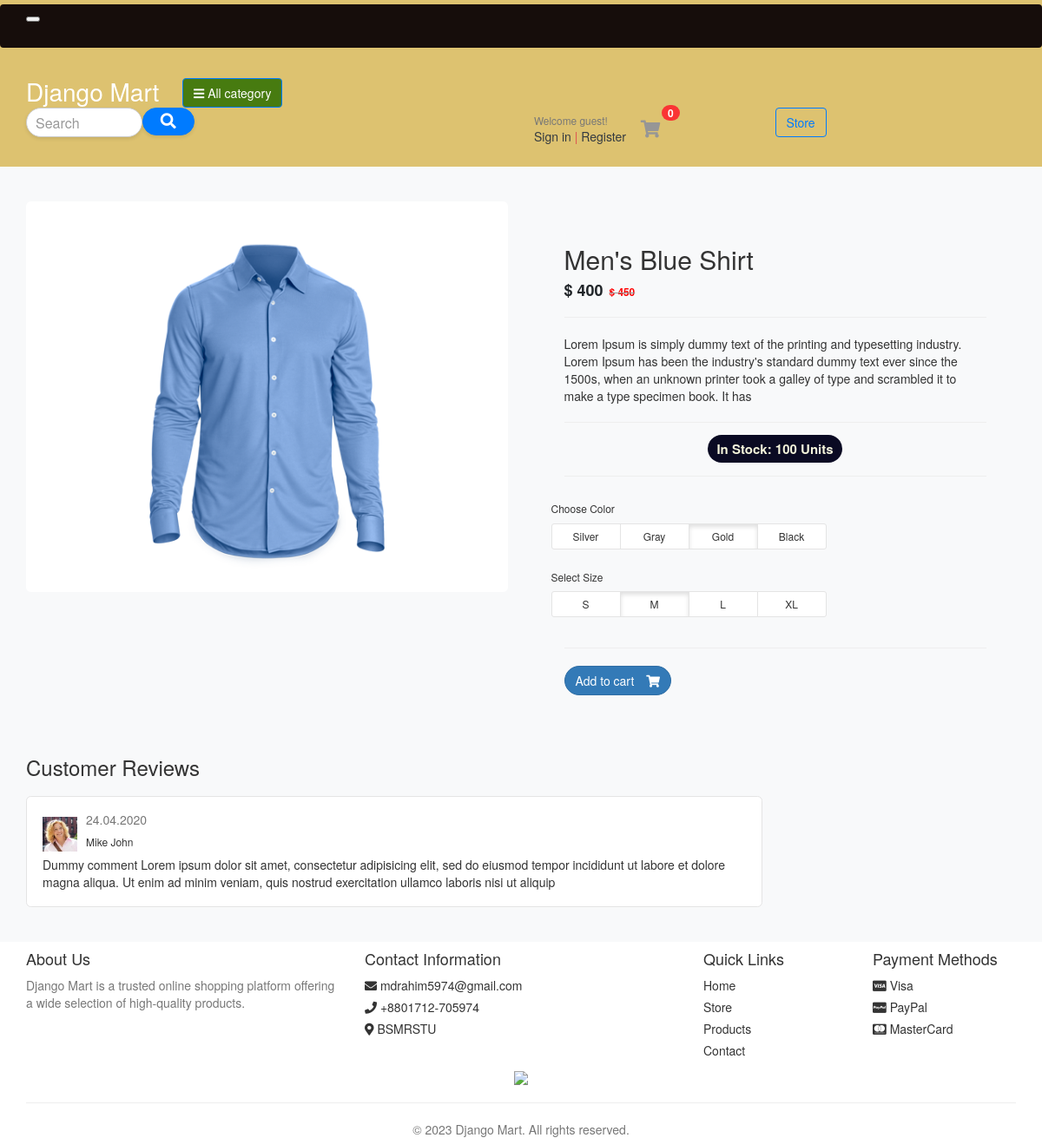
Page /store/shirt/mens-blue-shirt/ on the committed database.
### store/models.py (models this page shows, shortened)
class Product(models.Model):
    product_name = models.CharField(max_length=100, unique=True)
    slug = models.SlugField(max_length=100, unique=True)
    description = models.TextField(max_length=255, blank=True)
    price = models.IntegerField()
    image = models.ImageField(upload_to='photos/products')
    stock = models.IntegerField()
    is_available= models.BooleanField(default=True)
    category = models.ForeignKey(Category, on_delete=models.CASCADE)
    created_date = models.DateTimeField(auto_now_add=True)
    modified_date = models.DateTimeField(auto_now=True)

### store/views.py (the view)
def product_detail(request, category_slug, product_slug):
    single_product = Product.objects.get(
        slug=product_slug, category__slug=category_slug)
    return render(request, 'store/product-detail.html', {'product': single_product})

### store/templates/store/product-detail.html (shortened to what this page needs)
{% extends 'base.html' %}
{% load static %}
{% block body %}
<section class="section-content padding-y bg">
	<div class="container">
		<div class="card">
			<div class="row no-gutters">
				<aside class="col-md-6">
					<article class="gallery-wrap">
						<div class="img-big-wrap">
							<a href="#"><img src="{{product.image.url}}"></a>
						</div>
					</article>
				</aside>
				<main class="col-md-6 border-left">
					<article class="content-body">
						<h2 class="title">{{product.product_name}}</h2>
						<div class="mb-3">
							<var class="price h4">$ {{product.price}}</var>
							<del class="price-old"><span style="color: red;font-weight: bold;">
								$ {{product.price|add:50}}</span>
							</del>
						</div>
						<hr>
						<p>{{product.description}}</p>
						<hr>
						<div style="text-align: center; margin: 20px 0;">
							<span
								style="background-color: #0a0a23; color: #f5f5dc; font-size: 15px; font-weight: bold; padding: 5px 10px; border-radius: 50px;">
								In Stock: <b>{{product.stock}}</b> Units
							</span>
						</div>
						<hr>
						<div class="row">
							<div class="item-option-select">
								<h6>Choose Color</h6>
								<div class="btn-group btn-group-sm btn-group-toggle" data-toggle="buttons">
									<label class="btn btn-light">
										<input type="radio" name="radio_color"> Silver
									</label>
									<label class="btn btn-light">
										<input type="radio" name="radio_color"> Gray
									</label>
									<label class="btn btn-light active">
										<input type="radio" name="radio_color checked"> Gold
									</label>
									<label class="btn btn-light">
										<input type="radio" name="radio_color"> Black
									</label>
								</div>
							</div>
						</div>
						<div class="row">
							<div class="item-option-select">
								<h6>Select Size</h6>
								<div class="btn-group btn-group-sm btn-group-toggle" data-toggle="buttons">
									<label class="btn btn-light">
										<input type="radio" name="radio_color"> S
									</label>
									<label class="btn btn-light active">
										<input type="radio" name="radio_color" checked> M
									</label>
									<label class="btn btn-light">
										<input type="radio" name="radio_color"> L
									</label>
									<label class="btn btn-light">
										<input type="radio" name="radio_color"> XL
									</label>
								</div>
							</div>
						</div>
						<hr>
						<form method="post">
							<a href="{% url 'add_cart' product.id %}" class="btn  btn-primary" style="border-radius: 20px;">
								<span class="text">
									Add to cart
								</span>
								<i class="fas fa-shopping-cart"></i>
							</a>
						</form>
					</article>
				</main>
			</div>
		</div>
		<br>
		<div class="row">
			<div class="col-md-9">
				<header class="section-heading">
					<h3>Customer Reviews </h3>
				</header>
				<article class="box mb-3">
					<div class="icontext w-100">
						<img src="{% static './images/avatars/avatar1.jpg' %}" class="img-xs icon rounded-circle">
						<div class="text">
							<span class="date text-muted float-md-right">24.04.2020 </span>
							<h6 class="mb-1">Mike John </h6>
						</div>
					</div>
					<div class="mt-3">
						<p>
							Dummy comment Lorem ipsum dolor sit amet, consectetur adipisicing elit, sed do eiusmod
							tempor incididunt ut labore et dolore magna aliqua. Ut enim ad minim veniam,
							quis nostrud exercitation ullamco laboris nisi ut aliquip
						</p>
					</div>
				</article>
			</div>
		</div>
	</div>
</section>
{% endblock %}

### static/css/ui.css (style rules this page uses)
html { font-family: "Inter", sans-serif; font-size: 15px; }
.content-body { flex: 1 1 auto; padding: 2rem 2.3rem; }
.img-xs, .img-sm, .img-md, .img-lg { -o-object-fit: cover; object-fit: cover; flex-shrink: 0; flex-grow: 0; }
.img-xs { width: 40px; height: 40px; }
.padding-y { padding-top: 40px; padding-bottom: 40px; }
var { font-style: normal; }
article:after, .form-group:after { display: block; clear: both; content: ""; }
.bg { background-color: #f8f9fa; }
.section-heading { margin-bottom: 20px; margin-top: 15px; }
p:last-child { margin-bottom: 0; }
.btn-light { background-color: #fff; border-color: #e4e4e4; }
.btn .text + i { margin-left: 10px; }
.icontext { display: inline-flex; align-items: center; vertical-align: middle; }
.icontext .text { width: 100%; line-height: 1.2; }
.icontext .icon { position: relative; margin-right: 10px; flex-shrink: 0; flex-grow: 0; }
.price { font-weight: 600; color: #212529; }
.price-old { color: #969696; margin-left: 3px; font-size: 85%; }
.box { padding: 18px; background: #fff; border-radius: 0.37rem; border: 1px solid #e4e4e4; }
.box img { max-width: 100%; }
.gallery-wrap .img-big-wrap { margin-bottom: 10px; border-radius: 0.37rem; overflow: hidden; background-color: #fff; }
.gallery-wrap .img-big-wrap a { text-align: center; display: block; }
.gallery-wrap .img-big-wrap img { height: 450px; width: auto; display: inline-block; }
.item-option-select { margin-bottom: 1rem; display: inline-block; margin-right: 15px; }
.item-option-select .btn { min-width: 80px; }

### rows in the picture
Product: image (picture), product_name "Men's Blue Shirt", price "400", price|add "450", description "Lorem Ipsum is simply dummy text of the printing and typesetting industry. Lorem Ipsum has been the industry's standard dummy text ever since the 1500s, when an unknown printer took a galley of type and scrambled it to make a type specimen book. It has", stock "100"
